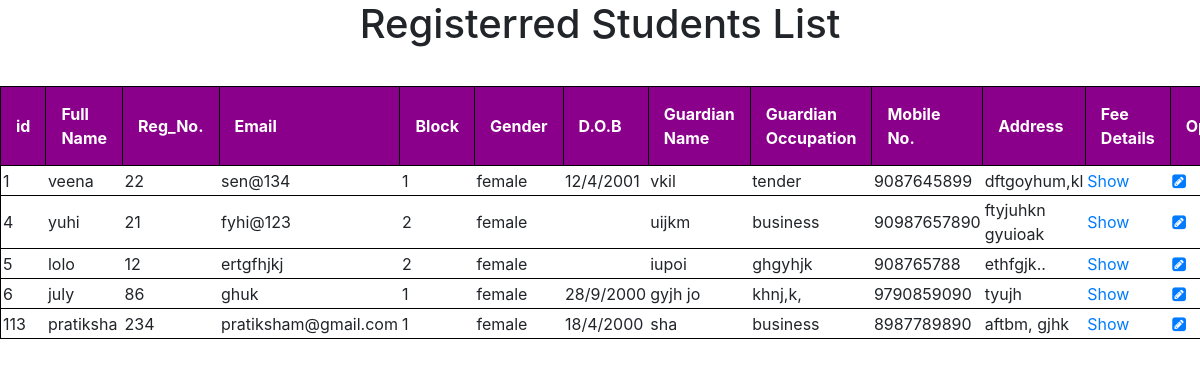
The app's page /displayregister.php with its own data.
### tables this page shows
CREATE TABLE `student` (
  `id` int(255) NOT NULL,
  `Name` varchar(255) NOT NULL,
  `reg_no` int(255) NOT NULL,
  `Email` varchar(255) NOT NULL,
  `block` int(255) NOT NULL,
  `gender` varchar(255) NOT NULL,
  `DOB` varchar(255) NOT NULL,
  `GuardianName` varchar(255) NOT NULL,
  `Occupation` varchar(255) NOT NULL,
  `Number` varchar(255) NOT NULL,
  `Address` varchar(255) NOT NULL,
  `Fee` varchar(255) NOT NULL,
  `Paid` varchar(255) NOT NULL,
  `Due` varchar(255) NOT NULL
);

### displayregister.php (the view, shortened to what this page needs)
<!DOCTYPE html>
<html lang="en">
<head>
    <link rel="stylesheet" type="text/css" href="css/sty.css">
    <link rel="stylesheet" href="https://maxcdn.bootstrapcdn.com/bootstrap/4.5.2/css/bootstrap.min.css">
    <link rel="stylesheet" href="https://cdnjs.cloudflare.com/ajax/libs/font-awesome/4.7.0/css/font-awesome.min.css" />
</head>
<body>
<div class="main-div">
    <h1><center>Registerred Students List</center></h1>
    <div class="center-div">
        <div   class="table-responsive" >
        <table border="2" cellspacing="15">
            <thead>
               <tr>
                   <th>id</th>
                   <th>Full Name</th>
                   <th>Reg_No.</th>
                   <th>Email</th>
                   <th>Block</th>
                   <th>Gender</th>
                   <th>D.O.B</th>
                   <th>Guardian Name</th>
                   <th>Guardian Occupation</th>
                    <th>Mobile No.</th>
                   <th>Address</th>
                   <th>Fee Details</th>
                    <th colspan="2">Operation</th>
                </tr>
            </thead>
            <tbody>
            <?php
                 include 'dbcon1.php';
                   $selectquery ="select * from student ";
                   $query=mysqli_query($con,$selectquery);
                   while($res=mysqli_fetch_array($query)){
                ?>
                      <tr>
                            <td><?php echo $res['id']; ?></td>
                            <td><?php echo $res['Name']; ?></td>
                            <td><?php echo $res['reg_no']; ?></td>
                            <td><?php echo $res['Email']; ?></td>
                            <td><?php echo $res['block']; ?></td>
                            <td><?php echo $res['gender']; ?></td>
                            <td><?php echo $res['DOB']; ?></td>
                            <td><?php echo $res['GuardianName']; ?></td>
                            <td><?php echo $res['Occupation']; ?></td>
                            <td><?php echo $res['Number']; ?></td>
                            <td><?php echo $res['Address']; ?></td>
                            <td><a href="feeDetails.php? id=<?php echo $res['id']; ?>">Show</a></td>
                           <td><a href="updatestudent.php? id=<?php echo $res['id']; ?>" data-toggle="tooltip" data-placement="bottom" title="Update"><i class="fa fa-pencil-square" aria-hidden="true"></i> </a></td>
                      </tr>
                <?php
                    }
            ?>
            </tbody>
        </table>
        </div>
    </div>
</div>
</body>
</html>

### sty.css (style rules this page uses)
body { font-size: 19px; }
table { width: 50%; margin: 30px auto; border-collapse: collapse; text-align: left; }
tr { border-bottom: 1px solid #cbcbcb; }
th, td { border: none; height: 30px; padding: 2px; }

### displayregister.php (style rules this page uses)
table, tr, th { border: 1px solid black; }
table { width:80%; border-collapse: collapse; }
th { text-align: center; background-color: #8B008B; color: white; }
th, tr { padding: 15px; text-align: left; }

### records on screen
student: id "1", Name "veena", reg_no "22", Email "sen@134", block "1", gender "female", DOB "12/4/2001", GuardianName "vkil", Occupation "tender", Number "9087645899", Address "dftgoyhum,kl"
student: id "4", Name "yuhi", reg_no "21", Email "fyhi@123", block "2", gender "female", GuardianName "uijkm", Occupation "business", Number "90987657890", Address "ftyjuhkn gyuioak"
student: id "5", Name "lolo", reg_no "12", Email "ertgfhjkj", block "2", gender "female", GuardianName "iupoi", Occupation "ghgyhjk", Number "908765788", Address "ethfgjk.."
student: id "6", Name "july", reg_no "86", Email "ghuk", block "1", gender "female", DOB "28/9/2000", GuardianName "gyjh jo", Occupation "khnj,k,", Number "9790859090", Address "tyujh"
student: id "113", Name "pratiksha", reg_no "234", Email "pratiksham@gmail.com", block "1", gender "female", DOB "18/4/2000", GuardianName "sha", Occupation "business", Number "8987789890", Address "aftbm, gjhk"
